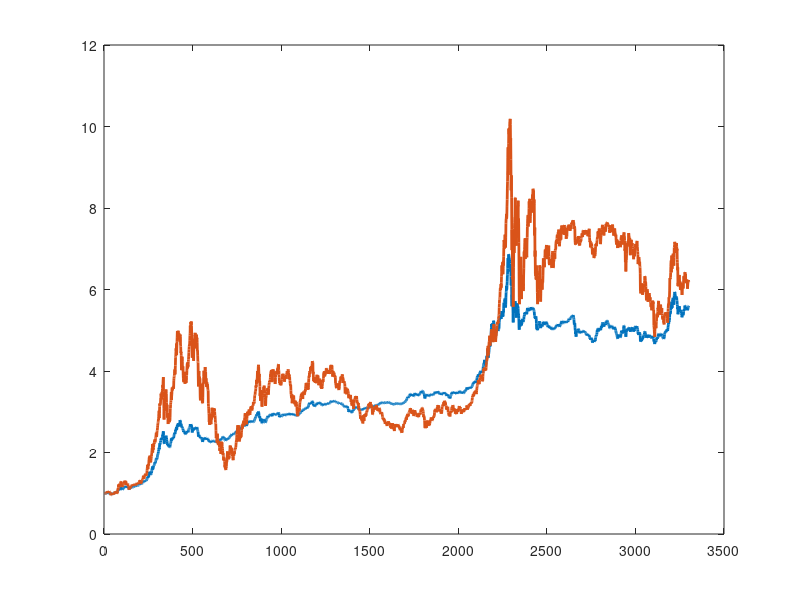

Write MATLAB code to recreate this figure. (Note: this script raises an error after producing the figure.)
%clear
load y1
T = size(y,1);
y2= zeros(T,2);

r_bond = exp(log(1.1)/244/6)-1;


for i = 1:T
    sub_y = y{i};
    if isempty(sub_y)
        continue
    end
    sub_y = sub_y';
    y2(i,:) = sub_y;
    
    
end
y2(:,1) = y2(:,1)+r_bond;

figure;
% subplot(2,1,2)
plot(cumprod(1+y2),'LineWidth',2)

y_c = cumprod(1+y2);
[v,v_str,sta_val] = curve_static0(y_c(:,1))
grid on
